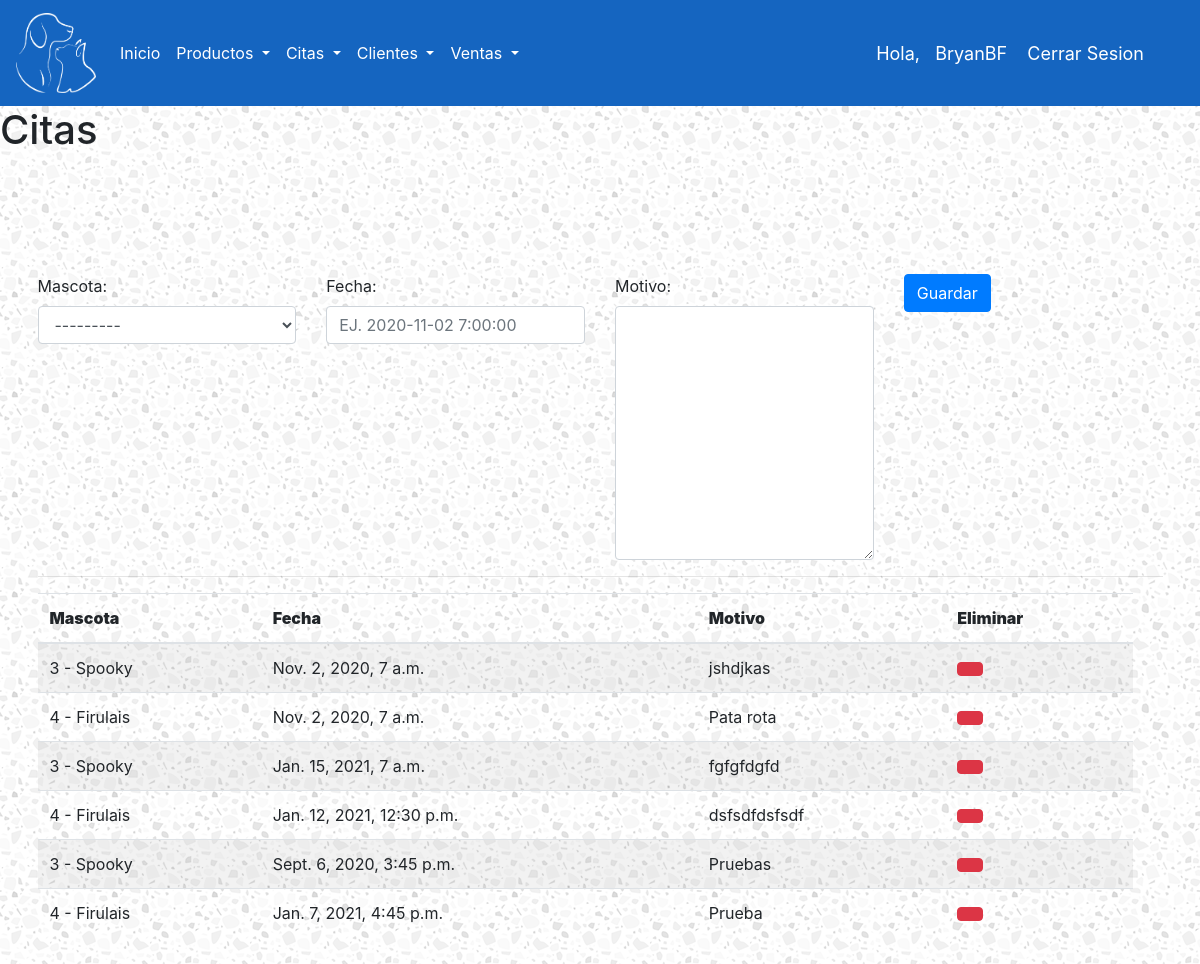
The page /citas/ (signed in) on the database its author committed.
### ControlDeVeterinaria/models.py (models this page shows, shortened)
class Account(AbstractBaseUser):
    ROLES = (
        ('ADMIN','ADMIN'),
        ('EMPLEADO','EMPLEADO'),
    )
    rol = models.CharField(max_length=30, choices=ROLES)
    username = models.CharField(max_length=50, unique=True)
    password = models.CharField(max_length=50)
    is_admin = models.BooleanField(default=False)
    is_staff = models.BooleanField(default=False)
    is_superuser = models.BooleanField(default=False)
    USERNAME_FIELD = 'username'
    REQUIRED_FIELDS = ['rol','password']
    objects = MyAccountManager()
    def __str__(self):
        return self.username

class Cita(models.Model):
    mascota = models.ForeignKey(Mascota, on_delete=models.SET_NULL, null = True)
    fecha = models.DateTimeField(null=True, blank=True)
    motivo = models.TextField()

class Mascota(models.Model):
    nombreMascota = models.CharField(max_length=20)
    especie = models.CharField(max_length=20)
    raza = models.CharField(max_length=20)
    edad = models.IntegerField()
    propietario = models.ForeignKey(Propietario, on_delete=models.SET_NULL, null=True)
    def __str__(self):
        return '%s - %s' % (self.id, self.nombreMascota)

### ControlDeVeterinaria/views.py (the view)
# urls.py: path('citas/', crearCita, name="crear-cita"),
@login_required(login_url='login')
def crearCita(request):
    form = CitaForm(request.POST)
    listaCitas = Cita.objects.all()
    if form.is_valid():
        form.save()
    context ={
        'listaCitas':listaCitas,
        'form':form,
    }
    return render(request, 'ControlDeVeterinaria/citas.html', context)

### ControlDeVeterinaria/forms.py
class CitaForm(forms.ModelForm):
    class Meta:
        model = Cita
        fields = ['mascota', 'motivo', 'fecha']
    def __init__(self, *args, **kwargs):
        super(CitaForm, self).__init__(*args, **kwargs)
        self.fields['mascota'].widget.attrs['class'] = 'form-control'
        self.fields['motivo'].widget.attrs['class'] = 'form-control'
        self.fields['fecha'].widget.attrs['placeholder'] = 'EJ. 2020-11-02 7:00:00'
        self.fields['fecha'].widget.attrs['class'] = 'form-control'

### ControlDeVeterinaria/templates/ControlDeVeterinaria/citas.html (shortened to what this page needs)
{% extends 'ControlDeVeterinaria/base.html' %}
{% load static %}
{% block content %}
<h1> Citas </h1>
<br>
<form action="" method="post" class="form-horizontal" enctype="multipart/form-data">{% csrf_token %}
	<div class="row">
		<div class="col-sm-3">
			<label>Mascota: </label>
			{{ form.mascota }}
		</div>
		<div class="col-sm-3">
			<label>Fecha: </label>
			{{ form.fecha }}
		</div>
		<div class="col-sm-3">
			<label>Motivo: </label>
			{{ form.motivo }}
		</div>
		<div class="col-sm-3">
			<button class="btn btn-primary" type="submit"> Guardar </button>
		</div>
	</div>
	<hr>
	<div class="row col-sm-12">
		<table id="dvData" class="table table-striped" >
			<thead>
				<tr>
					<th >
						<strong>Mascota</strong>
					</th>
					<th >
						<strong>Fecha</strong>
					</th>
					<th >
						<strong>Motivo</strong>
					</th>
					<th >
						<strong>Eliminar</strong>
					</th>
				</tr>
			</thead>
			<tbody>
				{% for datos in listaCitas %}
					<tr>
						<td >{{ datos.mascota }}</td>
						<td >{{ datos.fecha }}</td>
						<td >{{ datos.motivo }}</td>
						<td >
							<a href="{% url 'borrar-cita' datos.id %}" class="btn btn-default btn-danger"></a>
						</td>
					</tr>
				{% endfor %}
			</tbody>
		</table>
	</div>
</form>
{% endblock %}

### ControlDeVeterinaria/templates/ControlDeVeterinaria/base.html (shortened to what this page needs)
<!DOCTYPE html>
{% load static %}
<html>
<head>
	<link rel="stylesheet" href="https://cdn.jsdelivr.net/npm/bootstrap@4.5.3/dist/css/bootstrap.min.css">
<link rel="stylesheet" href="{% static "CDV/css/1.css" %}">
</head>
<body>
	<header>
		<nav class="navbar navbar-expand-lg">
      <a class="navbar-brand text-white" href="{% url 'index' %}" ><img src="{% static "CDV/images/Logo.png" %}" class="imglogo"></a>
      <div class="collapse navbar-collapse" id="navbarSupportedContent">
        <ul class="navbar-nav mr-auto">
          <li class="nav-item active">
            <a class="nav-link text-white" href={% url 'index' %} >Inicio <span class="sr-only">(current)</span></a>
          </li>
          <li class="nav-item dropdown">
            <a class="nav-link dropdown-toggle text-white" href="#" id="navbarDropdown" role="button" data-toggle="dropdown" aria-haspopup="true" aria-expanded="false">
              Productos
            </a>
          </li>
          <li class="nav-item dropdown">
            <a class="nav-link dropdown-toggle text-white" href="#" id="navbarDropdown" role="button" data-toggle="dropdown" aria-haspopup="true" aria-expanded="false">
              Citas
            </a>
          </li>
          <li class="nav-item dropdown">
            <a class="nav-link dropdown-toggle text-white" href="#" id="navbarDropdown" role="button" data-toggle="dropdown" aria-haspopup="true" aria-expanded="false">
              Clientes
            </a>
          </li>
          <li class="nav-item dropdown">
            <a class="nav-link dropdown-toggle text-white" href="#" id="navbarDropdown" role="button" data-toggle="dropdown" aria-haspopup="true" aria-expanded="false">
              Ventas
            </a>
          </li>
        </ul>
      </div>
      <span class = "hello-msg">Hola, &nbsp {{request.user}} </span>
      <span class = "hello-msg"><a href="{% url 'logout' %}">Cerrar Sesion</a></span>
    </nav>
	</header>
{% block content %}
{% endblock %}
</body>
</html>

### static/CDV/css/1.css (style rules this page uses)
html { font-family: 'Montserrat', sans-serif; }
form { padding: 37.5px; margin: 50px 0; }
nav { background-color: #1565c0 !important; color: white; }
.imglogo { width: 80px; height: 80px; }

### rows shown on the page
Account: user "BryanBF"
Cita: mascota "3 - Spooky", fecha "Nov. 2, 2020, 7 a.m.", motivo "jshdjkas"
Cita: mascota "4 - Firulais", fecha "Nov. 2, 2020, 7 a.m.", motivo "Pata rota"
Cita: mascota "3 - Spooky", fecha "Jan. 15, 2021, 7 a.m.", motivo "fgfgfdgfd"
Cita: mascota "4 - Firulais", fecha "Jan. 12, 2021, 12:30 p.m.", motivo "dsfsdfdsfsdf"
Cita: mascota "3 - Spooky", fecha "Sept. 6, 2020, 3:45 p.m.", motivo "Pruebas"
Cita: mascota "4 - Firulais", fecha "Jan. 7, 2021, 4:45 p.m.", motivo "Prueba"
